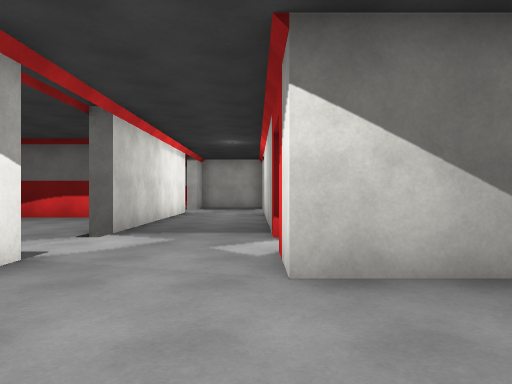
[1] (above)

24 first-person views from a walk through a Unity game level. The camera is 1.3 m above the floor, looks level and sees 70° across. The floor is counted in squares, 2 m on a side. Each view is taken from the middle of a square. On the plan, view 1 faces up. The plan holds only what a view shows up to about 11 squares ahead; the rest is blank. The player character is not drawn. Door leaves are left out, so doorways stand open. Some surface patterns are stand-ins.

[2]
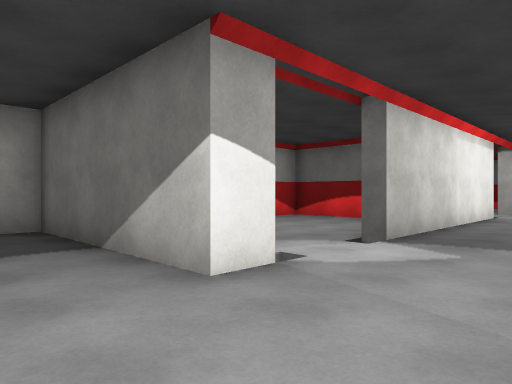

[3]
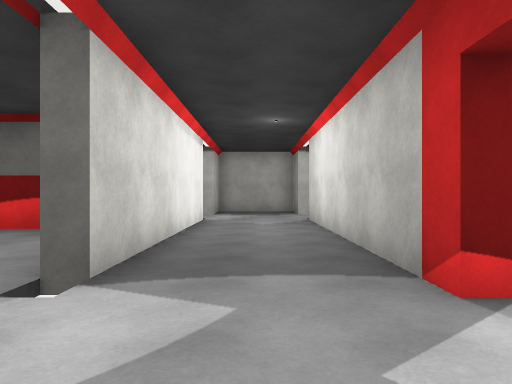

[4]
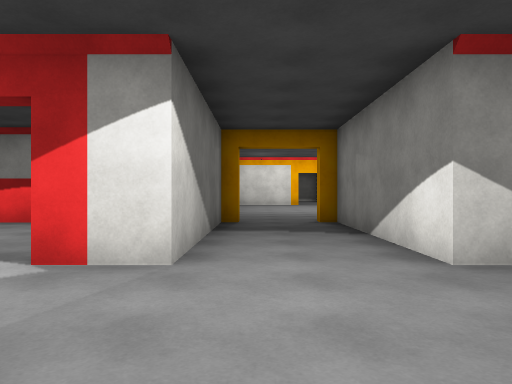

[5]
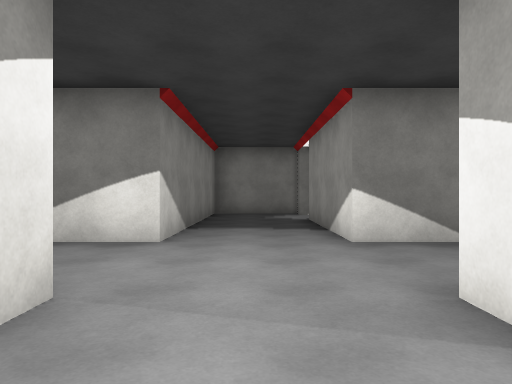

[6]
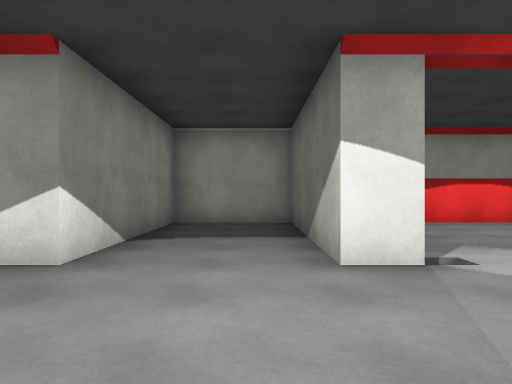

[7]
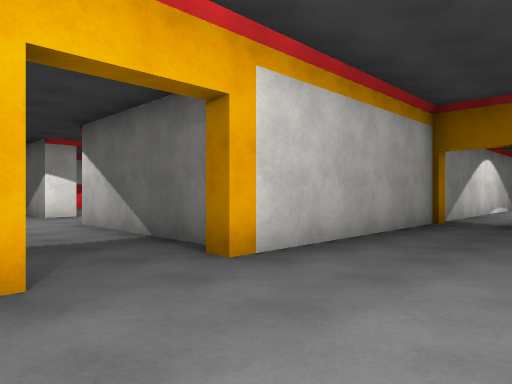

[8]
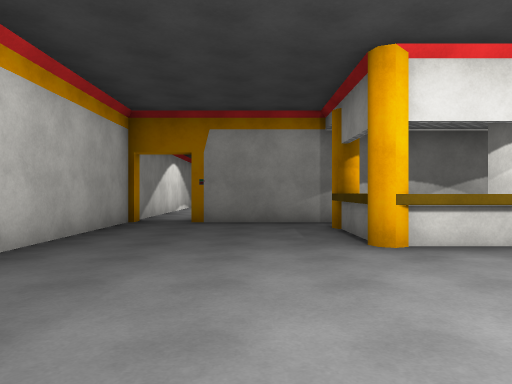

[9]
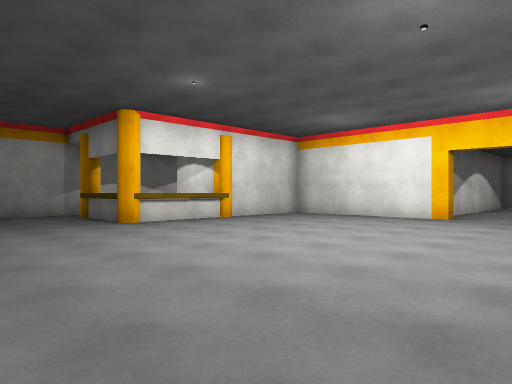

[10]
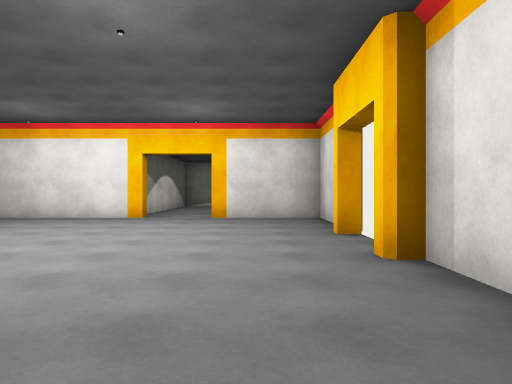

[11]
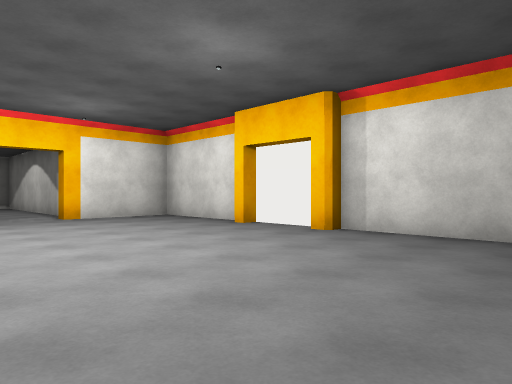

[12]
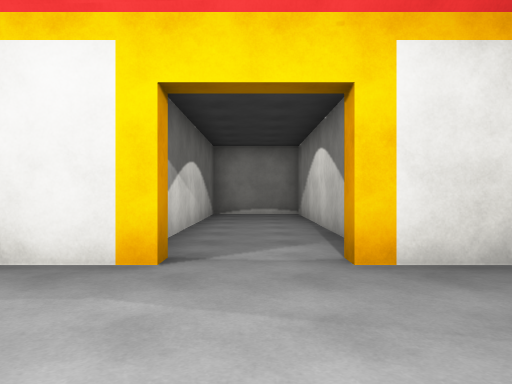

[13]
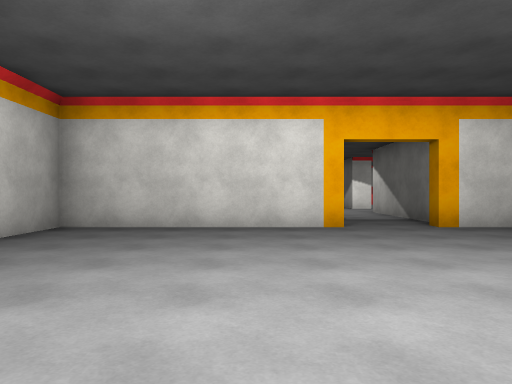

[14]
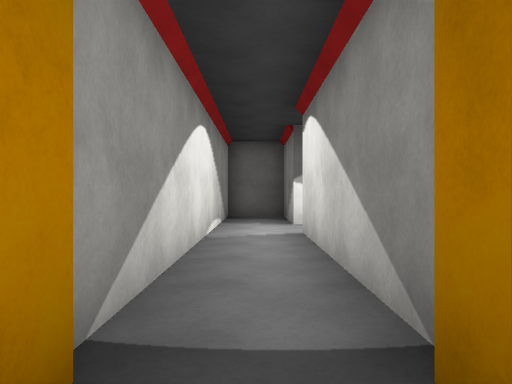

[15]
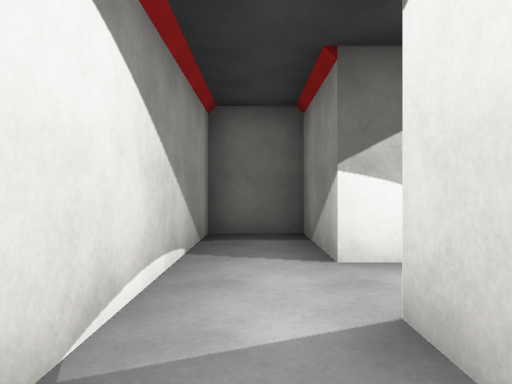

[16]
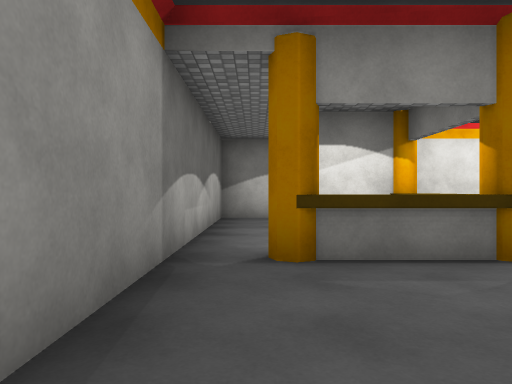

[17]
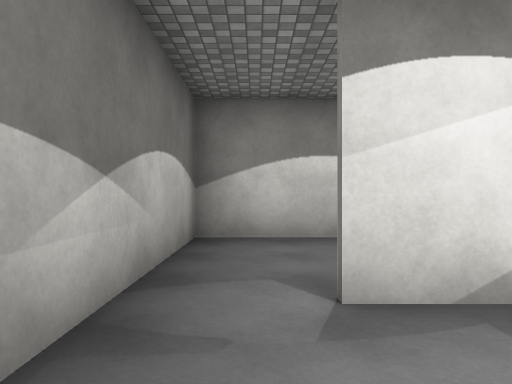

[18]
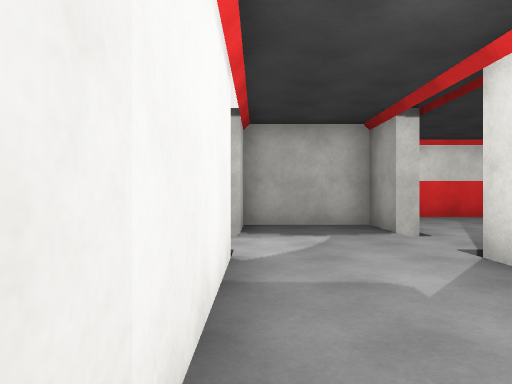

[19]
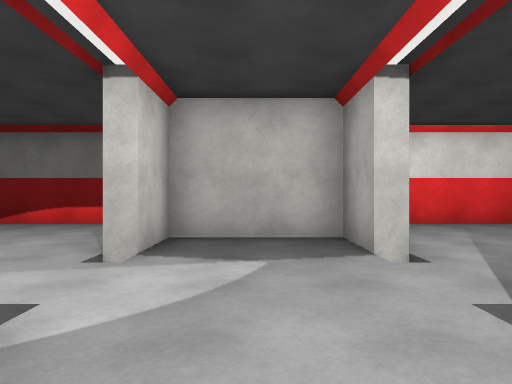

[20]
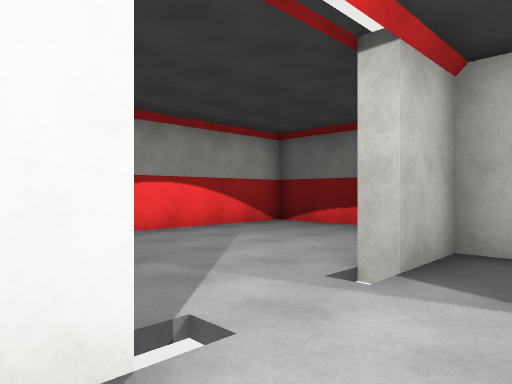

[21]
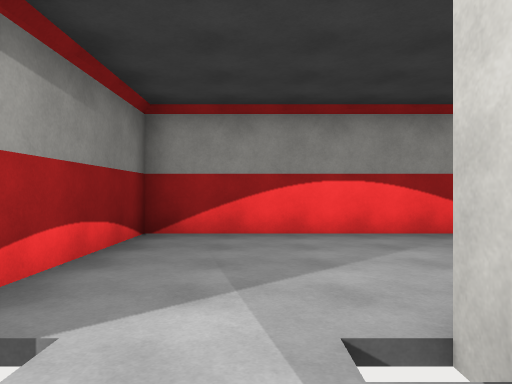

[22]
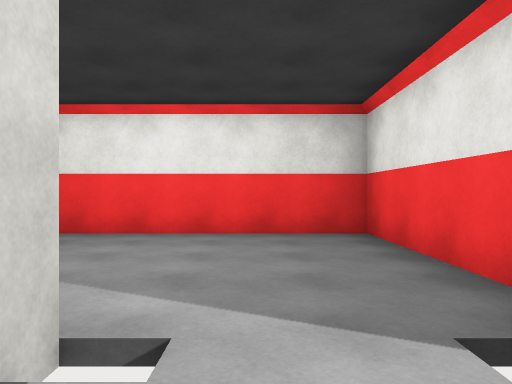

[23]
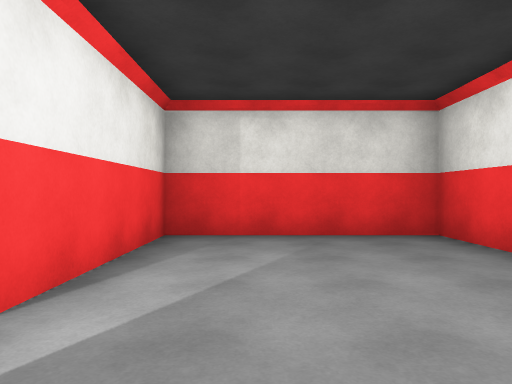

[24]
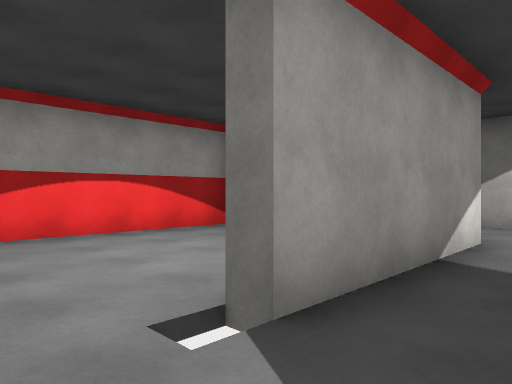

### Floor plan
Ten units are one square. View 1 is at (0, 0); x grows to the right and y downward. Boxes are objects, and circles mark ways between rooms. Rooms are numbered by the first view taken in them; rooms with no view inside come last. Other rooms are left out.
<svg viewBox="-72 -180 305 244">
<path fill="none" stroke="#000" d="M-22 -36 -22 -28 -67 -28 -67 -3 -22 -3 -22 36M-26 59 3 59 3 -3 48 -3 48 -6M49 -28 3 -28 3 -40M-22 -116 -22 -58M3 -51 3 -116M3 -139 3 -152 -22 -152 -22 -139M99 -47 121 -47 121 -65M53 -6 53 46 95 46M142 -44 95 -44 95 -66M153 2 153 -35M122 46 153 46 153 19M126 -79 65 -79M53 -81 53 -24M68 -144 68 -168 53 -168 53 -81M68 -79 68 -129M15 -113 48 -113 48 -175 6 -175 6 -139M-41 -175 -67 -175 -67 -113 -35 -113M-22 -139 -26 -139M169 23 228 23 228 -2 169 -2M153 -58 153 -79 126 -79"/>
<circle cx="-10" cy="-30" r="3" fill="#2a7"/>
<circle cx="50" cy="-15" r="3" fill="#2a7"/>
<circle cx="5" cy="-130" r="3" fill="#2a7"/>
<circle cx="-20" cy="-130" r="3" fill="#2a7"/>
<circle cx="60" cy="-80" r="3" fill="#2a7"/>
<circle cx="155" cy="5" r="3" fill="#2a7"/>
<circle cx="120" cy="-70" r="3" fill="#2a7"/>
<text x="-10" y="0">1</text>
<text x="-10" y="-90">2</text>
<text x="100" y="-10">3</text>
<text x="60" y="-130">4</text>
<text x="30" y="-150">5</text>
<text x="-50" y="-150">6</text>
<text x="190" y="10">7</text>
<text x="140" y="-60">8</text>
</svg>
Room 1 opens to room 2. Room 1 opens to room 3. Room 2 opens to room 5. Room 2 opens to room 6. Room 3 opens to room 4. Room 3 opens to room 7. Room 3 opens to room 8.

Where each view was taken, in squares from view 1:
view 1: 0 up, 0 right, facing up
view 2: 1 up, 0 right, facing up-left
view 3: 3 up, 1 left, facing up
view 4: 2 up, 3 left, facing right
view 5: 5 up, 1 left, facing down
view 6: 2 up, 1 right, facing left
view 7: 0 up, 8 right, facing up-left
view 8: 0 up, 8 right, facing up
view 9: 3 down, 6 right, facing up-right
view 10: 3 down, 6 right, facing right
view 11: 1 up, 6 right, facing down-right
view 12: 1 down, 12 right, facing right
view 13: 1 down, 12 right, facing left
view 14: 7 up, 6 right, facing up
view 15: 11 up, 6 right, facing up
view 16: 7 up, 6 right, facing right
view 17: 7 up, 10 right, facing right
view 18: 8 up, 2 left, facing up
view 19: 10 up, 1 left, facing up
view 20: 11 up, 1 left, facing up-left
view 21: 13 up, 1 left, facing left
view 22: 13 up, 1 left, facing right
view 23: 12 up, 2 right, facing up
view 24: 5 down, 1 left, facing up-left
